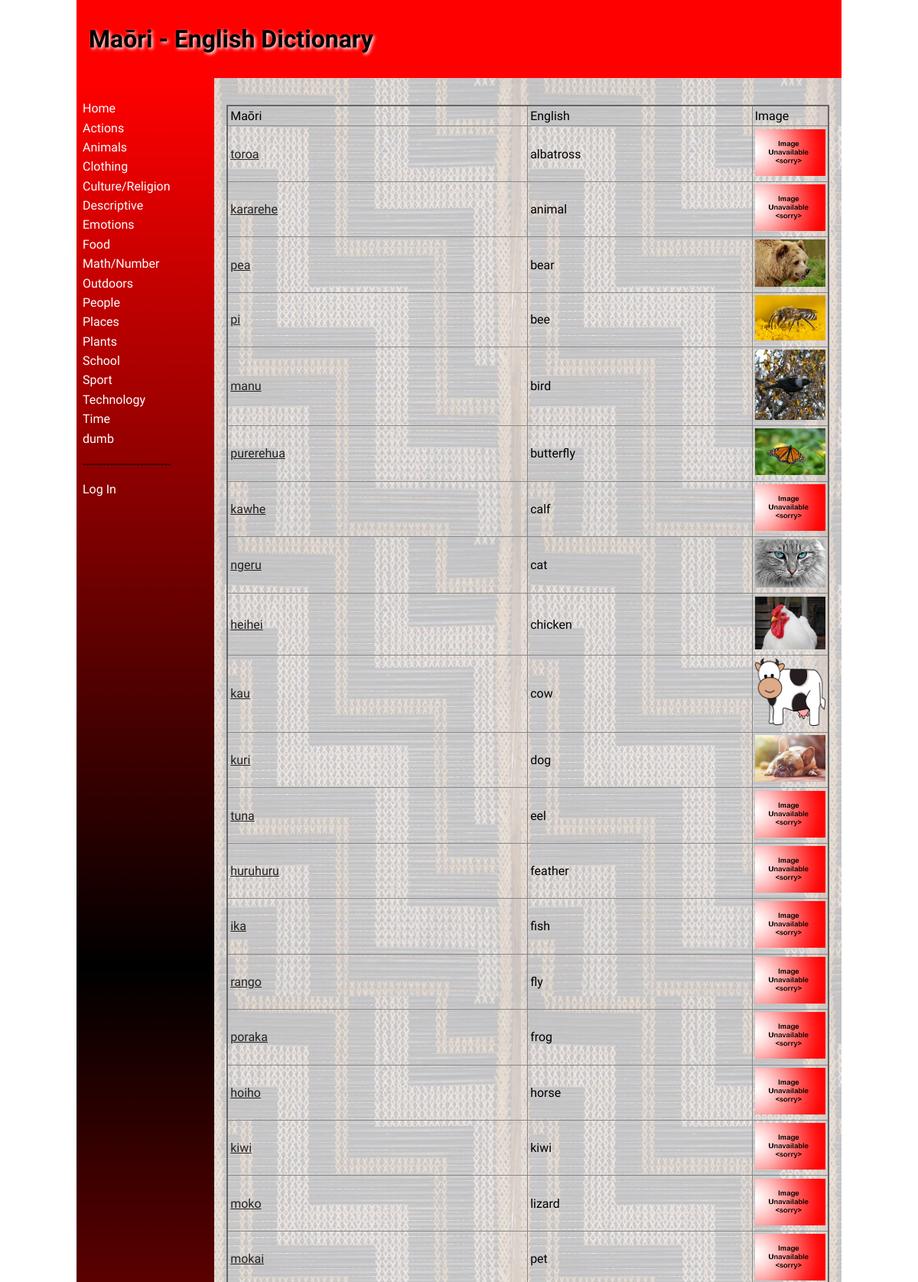
Page /category/2 (upper part) on the committed database.
### tables this page shows
CREATE TABLE categories
(
	id integer
		constraint categories_pk
			primary key autoincrement,
	categories varchar(900)
);

CREATE TABLE "dictionary"
(
	id integer
		constraint dictionary_pk
			primary key autoincrement,
	maori varchar(60),
	english varchar(60),
	category_id integer
		references categories,
	definition varchar(900),
	level integer,
	image varchar(60),
	time datetime,
	user_id interger
);

### app.py (the view, shortened to what this page needs)
@app.route("/category/<category_id>", methods=['POST', 'GET'])
def category(category_id):
    con = create_connection(DATA_BASE)
    query = "SELECT id, maori, english, image FROM dictionary WHERE category_id=?;"
    cur = con.cursor()
    cur.execute(query, (category_id,))
    cat = cur.fetchall()
    con.close()
    return render_template("categories.html", is_teacher=is_teacher(), logged_in=is_logged_in(),
                           category_ids=int(category_id), cat=cat,
                           categories=categories())

### app.py (called while the page is built)
def create_connection(db_file):
    try:
        connection = sqlite3.connect(db_file)
        connection.execute('pragma foreign_keys=ON')
        return connection
    except Error as e:
        print(e)
    return None

def is_logged_in():
    if session.get("email") is None:
        print("Not Logged In")
        return False
    else:
        print("Logged In")
        return True

def is_teacher():
    teacher = False
    if session.get("teacher") is None:
        teacher = False
    elif session.get("teacher"):
        teacher = True
    return teacher

def categories():
    con = create_connection(DATA_BASE)
    query = "SELECT id,categories FROM categories"
    cur = con.cursor()
    cur.execute(query, )
    category_ids = cur.fetchall()
    con.close()
    return category_ids

### templates/categories.html (shortened to what this page needs)
{% extends 'base.html' %}
{% block heading %}Maōri - English Dictionary{% endblock %}
{% block main %}
<br>
<table class="word-table">
    <thead>
    <tr>
        <td>Maōri</td>
        <td>English</td>
        <td>Image</td>
    </tr>
    </thead>
    <tbody>
    {% for words in cat %}
    <tr>
        <td><a href="/word/{{ words[0] }}">{{ words[1] }}</a></td>
        <td>{{ words[2] }}</td>
        <td width="100"><img src="/static/images/{{ words[3] }}"></td>
    </tr>
    </tbody>
    {% endfor %}
</table>
{% endblock %}

### templates/base.html (shortened to what this page needs)
<!doctype html>
<html lang="en">
<head>
    <link href="{{ url_for('static', filename='css/style.css') }}" rel="stylesheet">
</head>
<body>
<div id="container">
    <header>
        <h1>{% block heading %} {% endblock %}</h1>
    </header>
    <nav>
        <ul>
            <li><a href="/">Home</a></li>
            {% for category in categories %}
            <li><a href="/category/{{ category[0] }}">{{ category[1] }}</a></li>
            {% endfor %}
            {% if logged_in %}
            <li><p>--------------------------</p></li>
            <li><a href="/logout">Log Out</a></li>
            {% else %}
            <li><p>--------------------------</p></li>
            <li><a href="/login">Log In</a></li>
            {% endif %}
        </ul>
    </nav>
    <main>
        {% block main %}{% endblock %}
    </main>
</div>
</body>
</html>

### static/css/style.css (style rules this page uses)
* { font-family: Comfortaa, sans-serif; margin: 0; padding: 0; box-sizing: border-box; }
#container { display: grid; grid-template-columns: 75px auto; grid-template-areas: 'nav header' 'main main' 'footer footer'; }
header { grid-area: header; background-color: #f00; padding: 1rem; }
nav { grid-area: nav; }
main { grid-area: main; padding: 1rem; background-color: #edd; }
h1, h2, h3, h4 { padding: 1rem 0; font-family: 'Suez One', serif; color: #000000; text-shadow: 2px 2px 4px #fff; }
p { padding: 0.5rem 0; }
a { color: #222; }
img { width: 100%; }
table { width: 100%; border: 2px solid #666; border-collapse: collapse; }
th, td { border: 1px solid #888; padding: 0.2rem; text-align: left; }
@media only screen and (min-width: 768px) { #container { grid-template-columns: 180px auto; grid-template-areas: 'header header' 'nav main' 'footer footer'; } }
@media only screen and (min-width: 768px) { nav { background: linear-gradient(180deg, rgba(255,0,0,1) 0%, rgba(0, 0, 0, 1) 50%, rgba(255,0,0,1) 100%); padding: 0.5rem; } }
@media only screen and (min-width: 768px) { nav ul { list-style: none; } }
@media only screen and (min-width: 768px) { nav li { padding: 0.2rem 0; } }
@media only screen and (min-width: 768px) { nav a { color: #fff; text-decoration: none; } }
@media only screen and (min-width: 768px) { main { background-image: url("/static/images/poutama.jpg"); } }
@media only screen and (min-width: 1000px) { #container { width: 1000px; margin: auto; } }

### rows in the picture
categories: categories "Actions"
categories: categories "Animals"
categories: categories "Clothing"
categories: categories "Culture/Religion"
categories: categories "Descriptive"
categories: categories "Emotions"
categories: categories "Food"
categories: categories "Math/Number"
categories: categories "Outdoors"
categories: categories "People"
categories: categories "Places"
categories: categories "Plants"
categories: categories "School"
categories: categories "Sport"
categories: categories "Technology"
categories: categories "Time"
categories: categories "dumb"
dictionary: maori "toroa", english "albatross", image (placeholder picture)
dictionary: maori "kararehe", english "animal", image (placeholder picture)
dictionary: maori "pea", english "bear", image (picture)
dictionary: maori "pi", english "bee", image (picture)
dictionary: maori "manu", english "bird", image (picture)
dictionary: maori "purerehua", english "butterfly", image (picture)
dictionary: maori "kawhe", english "calf", image (placeholder picture)
dictionary: maori "ngeru", english "cat", image (picture)
dictionary: maori "heihei", english "chicken", image (picture)
dictionary: maori "kau", english "cow", image (picture)
dictionary: maori "kuri", english "dog", image (picture)
dictionary: maori "tuna", english "eel", image (placeholder picture)
dictionary: maori "huruhuru", english "feather", image (placeholder picture)
dictionary: maori "ika", english "fish", image (placeholder picture)
dictionary: maori "rango", english "fly", image (placeholder picture)
dictionary: maori "poraka", english "frog", image (placeholder picture)
dictionary: maori "hoiho", english "horse", image (placeholder picture)
dictionary: maori "kiwi", english "kiwi", image (placeholder picture)
dictionary: maori "moko", english "lizard", image (placeholder picture)
dictionary: maori "mokai", english "pet", image (placeholder picture)
